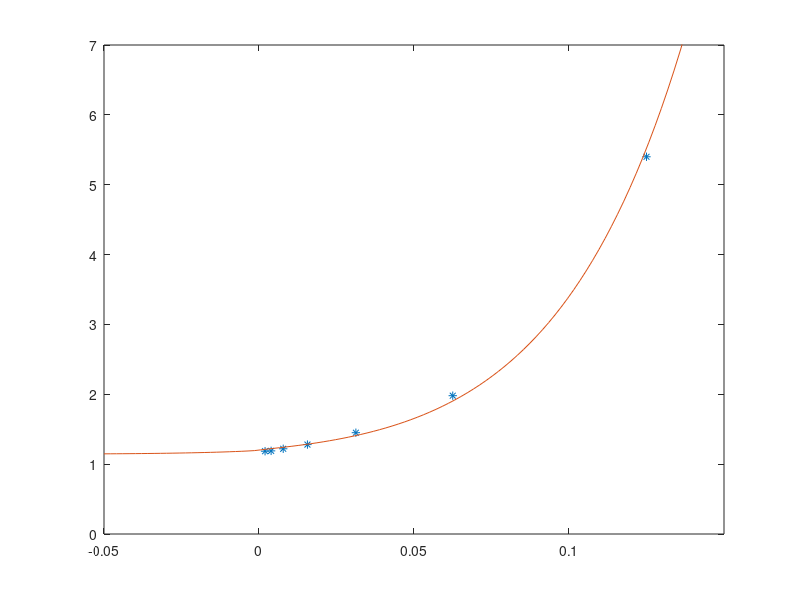

Reproduce this figure in MATLAB.
map = [
  8, 5.4;
  16, 1.98;
  32, 1.45;
  64, 1.28;
  128, 1.22;
  256, 1.19;
  512, 1.185;
  ];

xs = 1 ./ map(:,1);

clf;

figure(1);
plot(xs,map(:,2),'*')
hold on;

xs2 = linspace(-0.05,0.15,100);
ys = exp(20*xs2.^0.72-3) + 1.15;
plot(xs2,ys)
hold on;

ys2 = -1 ./ (50*xs2-1) + 2;
%plot(xs2,ys2);
hold on;

axis([-0.05 0.15 0 7]);